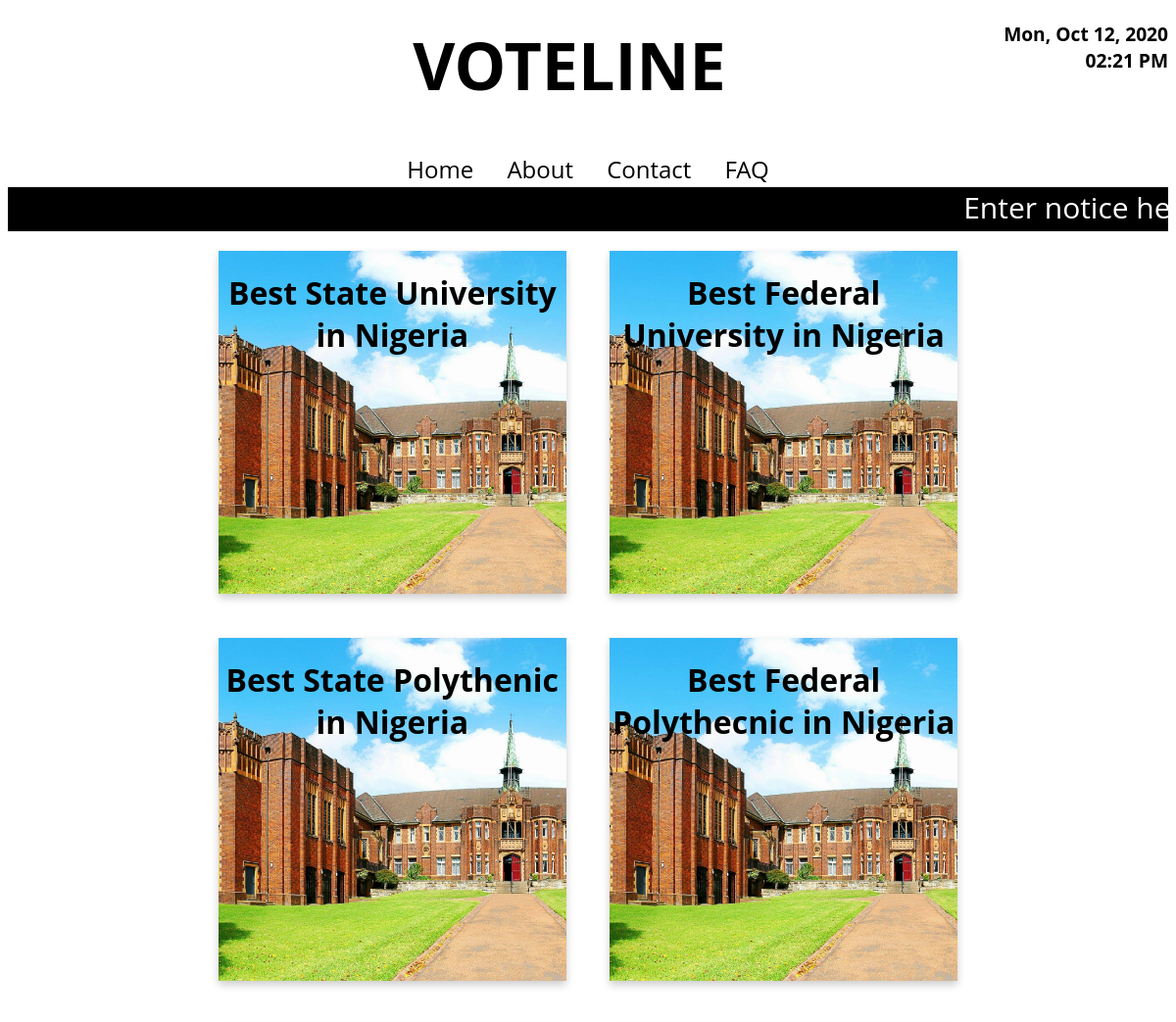
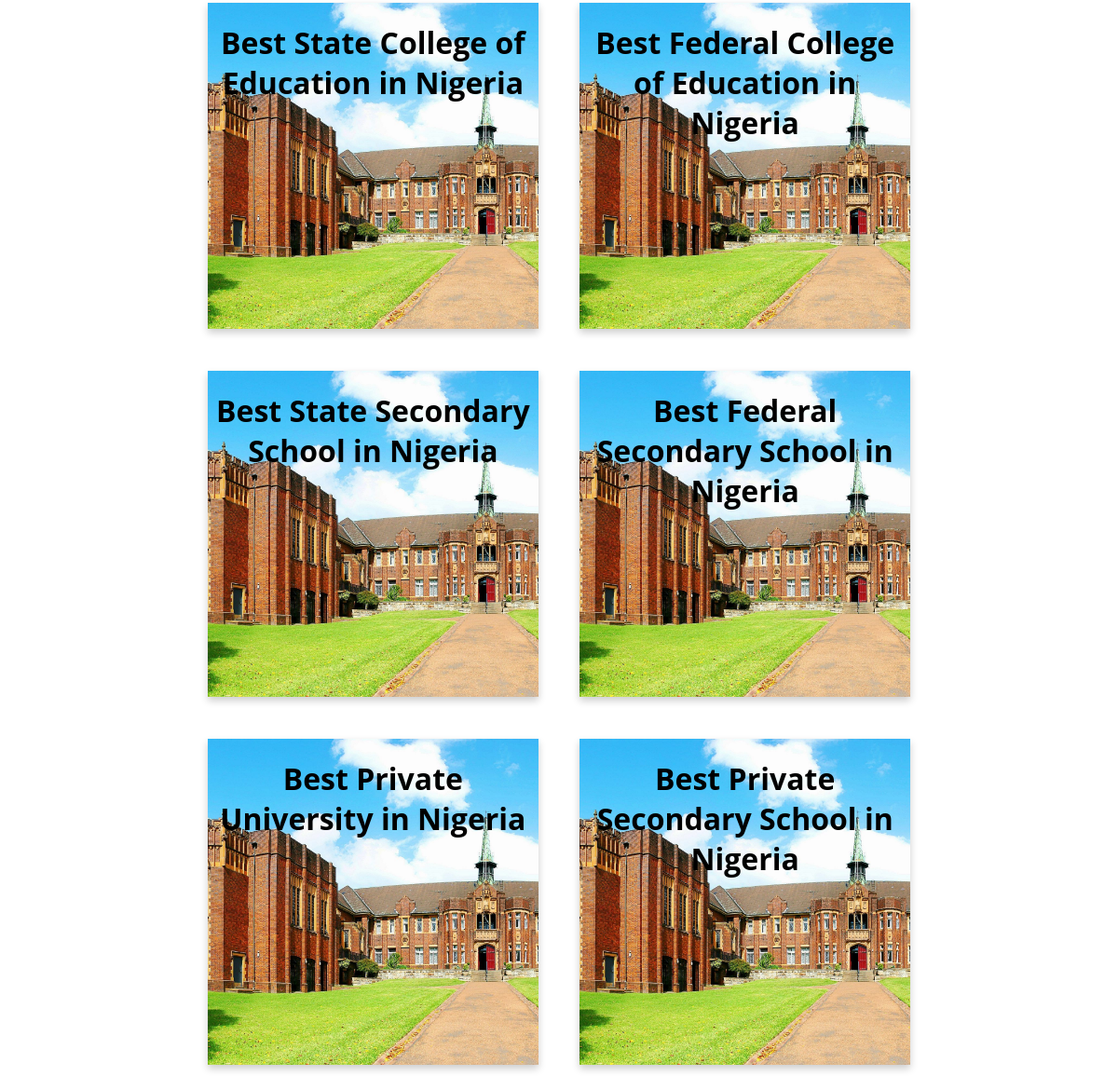
The page / on the database its author committed (2 pictures, top to bottom).
### tables this page shows
CREATE TABLE `session_names` (
  `id` int(11) NOT NULL,
  `title` varchar(90) NOT NULL,
  `word` varchar(200) NOT NULL
);

### index.php (the view, shortened to what this page needs)
<!DOCTYPE html>
<html lang="en">
<head>
<link rel="stylesheet" href="style1.css"/>
<link rel="stylesheet" href="link.css"/>
</head>
<body>
<?php
include_once 'head.php';
$sqlst1 = "SELECT word FROM session_names WHERE title='div1'";
$result1 = $conn->query($sqlst1);
while($row1 = $result1->fetch_array()){
$div1 = $row1[0];
}
$sqlst2 = "SELECT word FROM session_names WHERE title='div2'";
$result2 = $conn->query($sqlst2);
while($row2 = $result2->fetch_array()){
$div2 = $row2[0];
}
$sqlst3 = "SELECT word FROM session_names WHERE title='div3'";
$result3 = $conn->query($sqlst3);
while($row3 = $result3->fetch_array()){
$div3 = $row3[0];
}
$sqlst4 = "SELECT word FROM session_names WHERE title='div4'";
$result4 = $conn->query($sqlst4);
while($row4 = $result4->fetch_array()){
$div4 = $row4[0];
}
$sqlst5 = "SELECT word FROM session_names WHERE title='div5'";
$result5 = $conn->query($sqlst5);
while($row5 = $result5->fetch_array()){
$div5 = $row5[0];
}
$sqlst6 = "SELECT word FROM session_names WHERE title='div6'";
$result6 = $conn->query($sqlst6);
while($row6 = $result6->fetch_array()){
$div6 = $row6[0];
}
$sqlst7 = "SELECT word FROM session_names WHERE title='div7'";
$result7 = $conn->query($sqlst7);
while($row7 = $result7->fetch_array()){
$div7 = $row7[0];
}
$sqlst8 = "SELECT word FROM session_names WHERE title='div8'";
$result8 = $conn->query($sqlst8);
while($row8 = $result8->fetch_array()){
$div8 = $row8[0];
}
$sqlst9 = "SELECT word FROM session_names WHERE title='div9'";
$result9 = $conn->query($sqlst9);
while($row9 = $result9->fetch_array()){
$div9 = $row9[0];
}
$sqlst10 = "SELECT word FROM session_names WHERE title='div10'";
$result10 = $conn->query($sqlst10);
while($row10 = $result10->fetch_array()){
$div10 = $row10[0];
}
$nsdate = $_SESSION['nsdate'];
$nedate = $_SESSION['nedate'];
$vsdate = $_SESSION['vsdate'];
$vedate = $_SESSION['vedate'];
$today = strtotime(date('Y/m/d'));
$nsdates = strtotime($nsdate);
$nedates = strtotime($nedate);
$vsdates = strtotime($vsdate);
$vedates = strtotime($vedate);
if(($nsdates <= $today) && ($today < $nedates)){
$nominees1 = "nominees1n.php";
$shortlisted1 = "shortlisted1n.php";
$decoyvote1 = "decoyvote1n.php";
$nominees2 = "nominees2n.php";
$shortlisted2 = "shortlisted2n.php";
$decoyvote2 = "decoyvote2n.php";
$nominees3 = "nominees3n.php";
$shortlisted3 = "shortlisted3n.php";
$decoyvote3 = "decoyvote3n.php";
$nominees4 = "nominees4n.php";
$shortlisted4 = "shortlisted4n.php";
$decoyvote4 = "decoyvote4n.php";
$nominees5 = "nominees5n.php";
$shortlisted5 = "shortlisted5n.php";
$decoyvote5 = "decoyvote5n.php";
$nominees6 = "nominees6n.php";
$shortlisted6 = "shortlisted6n.php";
$decoyvote6 = "decoyvote6n.php";
$nominees7 = "nominees7n.php";
$shortlisted7 = "shortlisted7n.php";
$decoyvote7 = "decoyvote7n.php";
$nominees8 = "nominees8n.php";
$shortlisted8 = "shortlisted8n.php";
$decoyvote8 = "decoyvote8n.php";
$nominees9 = "nominees9n.php";
$shortlisted9 = "shortlisted9n.php";
$decoyvote9 = "decoyvote9n.php";
$nominees10 = "nominees10n.php";
$shortlisted10 = "shortlisted10n.php";
$decoyvote10 = "decoyvote10n.php";
}
else{
$nominees1 = "nominees1.php";
$shortlisted1 = "shortlisted1.php";
$decoyvote1 = "decoyvote1.php";
$nominees2 = "nominees2.php";
$shortlisted2 = "shortlisted2.php";
$decoyvote2 = "decoyvote2.php";
$nominees3 = "nominees3.php";
$shortlisted3 = "shortlisted3.php";
$decoyvote3 = "decoyvote3.php";
$nominees4 = "nominees4.php";
$shortlisted4 = "shortlisted4.php";
$decoyvote4 = "decoyvote4.php";
$nominees5 = "nominees5.php";
$shortlisted5 = "shortlisted5.php";
$decoyvote5 = "decoyvote5.php";
$nominees6 = "nominees6.php";
$shortlisted6 = "shortlisted6.php";
$decoyvote6 = "decoyvote6.php";
$nominees7 = "nominees7.php";
$shortlisted7 = "shortlisted7.php";
$decoyvote7 = "decoyvote7.php";
$nominees8 = "nominees8.php";
$shortlisted8 = "shortlisted8.php";
$decoyvote8 = "decoyvote8.php";
$nominees9 = "nominees9.php";
$shortlisted9 = "shortlisted9.php";
$decoyvote9 = "decoyvote9.php";
$nominees10 = "nominees10.php";
$shortlisted10 = "shortlisted10.php";
$decoyvote10 = "decoyvote10.php";
}
?>
<center>
<div class="flip-card">
  <div class="flip-card-inner">
    <div class="flip-card-front">
      <h1><?php echo $div1; ?></h1>
    </div>
    <div class="flip-card-back">
      <h1><?php echo $div1; ?></h1>
      <p><a class="content" id="ones" href="http://localhost/vp/div1/<?php echo "$nominees1";?>">See nominees</a></p>
      <p><a class="content" id="ones" href="http://localhost/vp/div1/<?php echo "$shortlisted1";?>">See shortlisted</a></p>
      <p><a class="content" id="ones" href="http://localhost/vp/div1/<?php echo "$decoyvote1";?>">Vote</a></p>
    </div>
  </div>
</div>
<div class="flip-card">
  <div class="flip-card-inner">
    <div class="flip-card-front">
      <h1><?php echo $div2; ?></h1>
    </div>
    <div class="flip-card-back">
      <h1><?php echo $div2; ?></h1>
      <p><a class="content" id="ones" href="http://localhost/vp/div2/<?php echo "$nominees2";?>">See nominees</a></p>
      <p><a class="content" id="ones" href="http://localhost/vp/div2/<?php echo "$shortlisted2";?>">See shortlisted</a></p>
      <p><a class="content" id="ones" href="http://localhost/vp/div2/<?php echo "$decoyvote2";?>">Vote</a></p>
    </div>
  </div>
</div>
<div class="flip-card">
  <div class="flip-card-inner">
    <div class="flip-card-front">
      <h1><?php echo $div3; ?></h1>
    </div>
    <div class="flip-card-back">
      <h1><?php echo $div3; ?></h1>
      <p><a class="content" id="ones" href="http://localhost/vp/div3/<?php echo "$nominees3";?>">See nominees</a></p>
      <p><a class="content" id="ones" href="http://localhost/vp/div3/<?php echo "$shortlisted3";?>">See shortlisted</a></p>
      <p><a class="content" id="ones" href="http://localhost/vp/div3/<?php echo "$decoyvote3";?>">Vote</a></p>
    </div>
  </div>
</div>
<div class="flip-card">
  <div class="flip-card-inner">
    <div class="flip-card-front">
      <h1><?php echo $div4; ?></h1>
    </div>
    <div class="flip-card-back">
      <h1><?php echo $div4; ?></h1>
      <p><a class="content" id="ones" href="http://localhost/vp/div4/<?php echo "$nominees4";?>">See nominees</a></p>
      <p><a class="content" id="ones" href="http://localhost/vp/div4/<?php echo "$shortlisted4";?>">See shortlisted</a></p>
      <p><a class="content" id="ones" href="http://localhost/vp/div4/<?php echo "$decoyvote4";?>">Vote</a></p>
    </div>
  </div>
</div>
<div class="flip-card">
  <div class="flip-card-inner">
    <div class="flip-card-front">
      <h1><?php echo $div5; ?></h1>
    </div>
    <div class="flip-card-back">
      <h1><?php echo $div5; ?></h1>
      <p><a class="content" id="ones" href="http://localhost/vp/div5/<?php echo "$nominees5";?>">See nominees</a></p>
      <p><a class="content" id="ones" href="http://localhost/vp/div5/<?php echo "$shortlisted5";?>">See shortlisted</a></p>
      <p><a class="content" id="ones" href="http://localhost/vp/div5/<?php echo "$decoyvote5";?>">Vote</a></p>
    </div>
  </div>
</div>
<div class="flip-card">
  <div class="flip-card-inner">
    <div class="flip-card-front">
      <h1><?php echo $div6; ?></h1>
    </div>
    <div class="flip-card-back">
      <h1><?php echo $div6; ?></h1>
      <p><a class="content" id="ones" href="http://localhost/vp/div6/<?php echo "$nominees6";?>">See nominees</a></p>
      <p><a class="content" id="ones" href="http://localhost/vp/div6/<?php echo "$shortlisted6";?>">See shortlisted</a></p>
      <p><a class="content" id="ones" href="http://localhost/vp/div6/<?php echo "$decoyvote6";?>">Vote</a></p>
    </div>
  </div>
</div>
<div class="flip-card">
  <div class="flip-card-inner">
    <div class="flip-card-front">
      <h1><?php echo $div7; ?></h1>
    </div>
    <div class="flip-card-back">
      <h1><?php echo $div7; ?></h1>
      <p><a class="content" id="ones" href="http://localhost/vp/div7/<?php echo "$nominees7";?>">See nominees</a></p>
      <p><a class="content" id="ones" href="http://localhost/vp/div7/<?php echo "$shortlisted7";?>">See shortlisted</a></p>
      <p><a class="content" id="ones" href="http://localhost/vp/div7/<?php echo "$decoyvote7";?>">Vote</a></p>
    </div>
  </div>
</div>
<div class="flip-card">
  <div class="flip-card-inner">
    <div class="flip-card-front">
      <h1><?php echo $div8; ?></h1>
    </div>
    <div class="flip-card-back">
      <h1><?php echo $div8; ?></h1>
      <p><a class="content" id="ones" href="http://localhost/vp/div8/<?php echo "$nominees8";?>">See nominees</a></p>
      <p><a class="content" id="ones" href="http://localhost/vp/div8/<?php echo "$shortlisted8";?>">See shortlisted</a></p>
      <p><a class="content" id="ones" href="http://localhost/vp/div8/<?php echo "$decoyvote8";?>">Vote</a></p>
    </div>
  </div>
</div>
<div class="flip-card">
  <div class="flip-card-inner">
    <div class="flip-card-front">
      <h1><?php echo $div9; ?></h1>
    </div>
    <div class="flip-card-back">
      <h1><?php echo $div9; ?></h1>
      <p><a class="content" id="ones" href="http://localhost/vp/div9/<?php echo "$nominees9";?>">See nominees</a></p>
      <p><a class="content" id="ones" href="http://localhost/vp/div9/<?php echo "$shortlisted9";?>">See shortlisted</a></p>
      <p><a class="content" id="ones" href="http://localhost/vp/div9/<?php echo "$decoyvote9";?>">Vote</a></p>
    </div>
  </div>
</div>
<div class="flip-card">
  <div class="flip-card-inner">
    <div class="flip-card-front">
      <h1><?php echo $div10; ?></h1>
    </div>
    <div class="flip-card-back">
      <h1><?php echo $div10; ?></h1>
      <p><a class="content" id="ones" href="http://localhost/vp/div10/<?php echo "$nominees10";?>">See nominees</a></p>
      <p><a class="content" id="ones" href="http://localhost/vp/div10/<?php echo "$shortlisted10";?>">See shortlisted</a></p>
      <p><a class="content" id="ones" href="http://localhost/vp/div10/<?php echo "$decoyvote10";?>">Vote</a></p>
    </div>
  </div>
</div>
</center>
</body>
</html>

### head.php (shortened to what this page needs)
<?php
include 'configure.php';
$sqlr = "SELECT word FROM session_names WHERE title='notice'";
$results = $conn->query($sqlr);
while($rowss = $results->fetch_array()){
$notice = $rowss[0];
}
?>
<!DOCTYPE html>
<html lang="en -US">
<head>
<link rel="stylesheet" href="style1.css"/>
<link rel="stylesheet" href="link.css"/>
<link rel="stylesheet" href="table.css"/>
</head>
<body>
<div class="a">
<span style="float:left" align="left"><b><big><?php
    ?></big></b></span>
    <span style="float:right" align="right"><b><big><?php
    echo date("D", strtotime("today")) . ", ";
    echo date("M d, Y") . "<br>";
    echo date("h:i A");
    ?></big></b></span>
    <h1><big><big><big><big><center>VOTELINE</center></big></big></big></big></h1>
    <br>
    <center>
        <a class="contents" id="heads" href="http://localhost/vp/index.php">Home</a>
        <a class="contents" id="heads" href="http://localhost/vp/index.php">About</a>
        <a class="contents" id="heads" href="http://localhost/vp/index.php">Contact</a>
        <a class="contents" id="heads" href="http://localhost/vp/index.php">FAQ</a>
    </center>
</div>
<div class="scroll">
    <div class="scrollingtext"><?php echo "$notice"; ?></div>
 </div>
</body>
</html>

### style1.css (style rules this page uses)
body { background: white; }
body { font-family: Arial, Helvetica, sans-serif; }
.flip-card { background-color: transparent; width: 30%; height: 350px; perspective: 1000px; padding: 20px; margin: 0 auto; text-align: center; word-wrap: break-word; display: inline-block; }
.flip-card-inner { position: relative; width: 100%; height: 100%; text-align: center; transition: transform 0.6s; transform-style: preserve-3d; box-shadow: 0 4px 8px 0 rgba(0,0,0,0.2); }
.flip-card-front, .flip-card-back { position: absolute; width: 100%; height: 100%; -webkit-backface-visibility: hidden; backface-visibility: hidden; }
.flip-card-front { position: absolute; background-image: url(sch.jpg); background-size: cover; color: black; }
.flip-card-back { background-color: #2980b9; color: white; transform: rotateY(180deg); }

### link.css (style rules this page uses)
a.contents { background-color: transparent; }
a#heads { width: 50px; text-decoration: none; color: black; font-size: 1.5em; background-color: transparent; padding: 5px 15px; line-height: 1.5em; }
a#ones { width: 50px; text-decoration: none; color: yellow; font-size: 1.3em; background-color: transparent; line-height: 1.0em; }

### table.css (style rules this page uses)
body { font-family: "Open Sans", helvetica, arial; }

### head.php (style rules this page uses)
.scroll { width:100%; height:45px; overflow:hidden; position:relative; background: black; }
.scrollingtext { white-space:nowrap; position:absolute; color: white; font-size:30px; }

### rows shown on the page
session_names: word "Enter notice…"
session_names: word "Best State University in Nigeria"
session_names: word "Best Federal University in Nigeria"
session_names: word "Best State Polythenic in Nigeria"
session_names: word "Best Federal Polythecnic in Nigeria"
session_names: word "Best State College of Education in Nigeria"
session_names: word "Best Federal College of Education in Nigeria"
session_names: word "Best State Secondary School in Nigeria"
session_names: word "Best Federal Secondary School in Nigeria"
session_names: word "Best Private University in Nigeria"
session_names: word "Best Private Secondary School in Nigeria"
